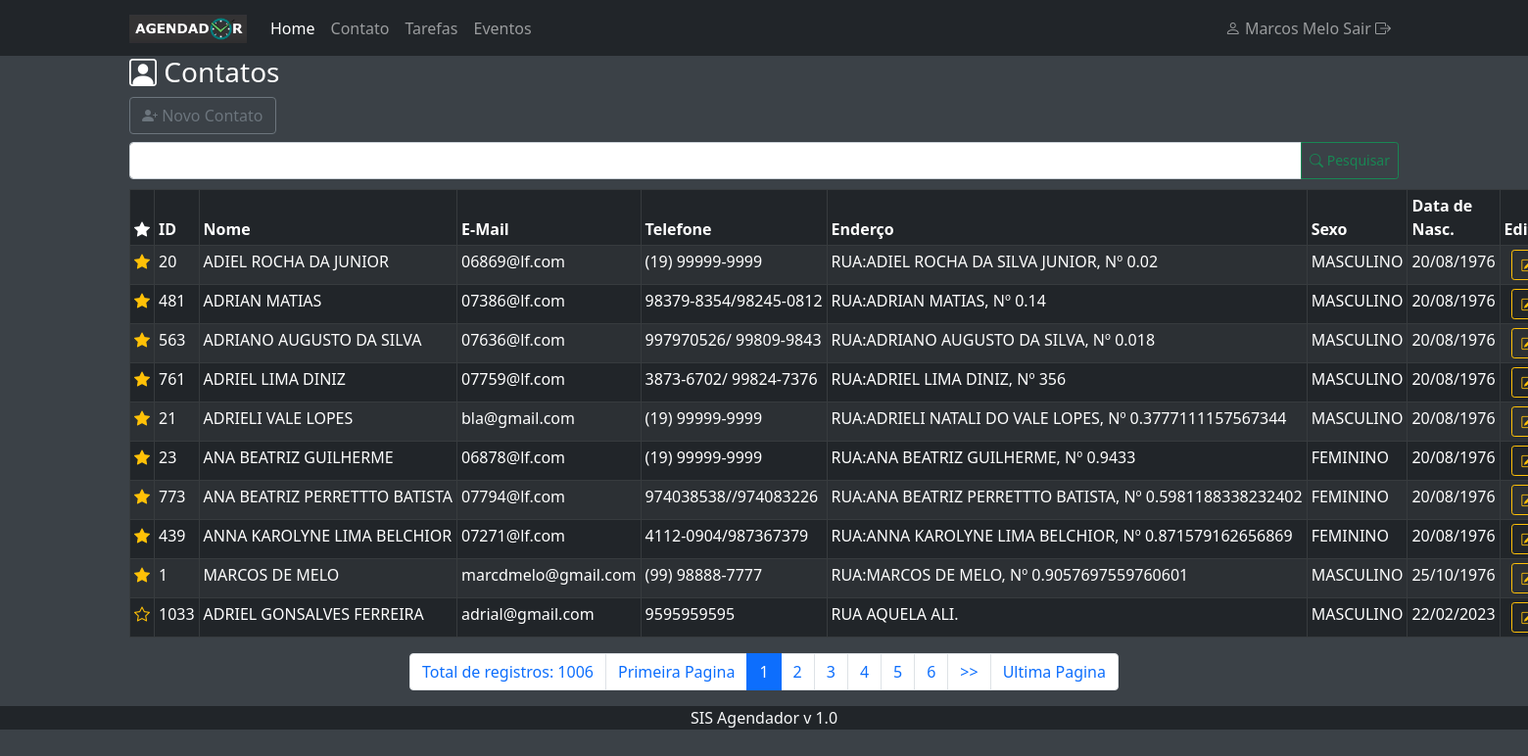
/index.php?menuop=contatos (signed in), run on the app's committed database.
### tables this page shows
CREATE TABLE `tbcontatos` (
  `idContato` int NOT NULL AUTO_INCREMENT,
  `nomeContato` varchar(255) NOT NULL,
  `emailContato` varchar(100) NOT NULL,
  `telefoneContato` varchar(50) NOT NULL,
  `enderecoContato` varchar(200) NOT NULL,
  `sexoContato` char(1) NOT NULL,
  `dataNascContato` date NOT NULL,
  `flagFavoritoContato` tinyint(1) NOT NULL,
  `nomeFotoContato` varchar(255) DEFAULT NULL,
  PRIMARY KEY (`idContato`)
);

### paginas/contatos/contatos.php (the view, shortened to what this page needs)
<?php
$txt_pesquisa = (isset($_POST['txt_pesquisa']))?$_POST['txt_pesquisa']:"";
?>
<header>
    <h3><i class="bi bi-person-square"></i> Contatos</h3>
</header>
<div>
    <a class="btn btn-outline-secondary mb-2" href="?menuop=cad-contato"><i class="bi bi-person-plus-fill"></i> Novo Contato</a>
</div>
<div>
    <form action="index.php?menuop=contatos" method="post">
        <div class="input-group">
            <input class="form-control" type="text" name="txt_pesquisa" value="<?=$txt_pesquisa?>">
            <button class="btn btn-outline-success btn-sm" type="submit"><i class="bi bi-search"></i> Pesquisar</button>
        </div>
    </form>
</div>
<div class="tabela">
<table class="table table-dark table-striped table-bordered table-sm">
    <thead>
        <tr>
            <th>
                <i class="bi bi-star-fill"></i>
            </th>
            <th>ID</th>
            <th>Nome</th>
            <th>E-Mail</th>
            <th>Telefone</th>
            <th>Enderço</th>
            <th>Sexo</th>
            <th>Data de Nasc.</th>
            <th>Editar</th>
        </tr>
    </thead>
    <tbody>
        <?php
            $quantidade = 10;
            $pagina = ( isset($_GET['pagina']) ) ?(int)$_GET['pagina']:1;
            $inicio = ($quantidade * $pagina) - $quantidade;
            $sql = "SELECT
            idContato,
            upper(nomeContato) AS nomeContato,
            lower(emailContato) AS emailContato,
            telefoneContato,
            upper(enderecoContato) AS enderecoContato,
            CASE
                WHEN sexoContato='F' THEN 'FEMININO'
                WHEN sexoContato='M' THEN 'MASCULINO'
            ELSE
                'NÃO ESPECIFICADO'
            END AS sexoContato,
            DATE_FORMAT(dataNascContato, '%d/%m/%Y') AS dataNascContato,
            flagFavoritoContato
            FROM tbcontatos
            WHERE
            idContato = '{$txt_pesquisa}' or
            nomeContato LIKE '%{$txt_pesquisa}%'
            or
            telefoneContato LIKE '%{$txt_pesquisa}%'
            ORDER BY flagFavoritoContato DESC, nomeContato ASC
            LIMIT $inicio, $quantidade
            ";
            $rs = mysqli_query($conexao,$sql)
            or die("Erro ao executar a consulta! Erro:" . mysqli_error($conexao));
            while($dados = mysqli_fetch_assoc($rs)){
        ?>
        <tr>
            <td>
                <?php
                if($dados["flagFavoritoContato"]==1){
                    echo "<a href=\"#\" class=\"flagFavoritoContato link-warning\" title=\"Favorito\" id=\"{$dados["idContato"]}\">
                    <i class=\"bi bi-star-fill\"></i>
                    </a>";
                }else{
                    echo "<a href=\"#\" class=\"flagFavoritoContato link-warning\" title=\"Não Favorito\" id=\"{$dados["idContato"]}\">
                    <i class=\"bi bi-star\"></i>
                    </a>";
                }
                ?>
            </td>
            <td><?=$dados['idContato']?></td>
            <td class="text-nowrap"><?=$dados['nomeContato']?></td>
            <td class="text-nowrap"><?=$dados['emailContato']?></td>
            <td class="text-nowrap"><?=$dados['telefoneContato']?></td>
            <td class="text-nowrap"><?=$dados['enderecoContato']?></td>
            <td><?=$dados['sexoContato']?></td>
            <td><?=$dados['dataNascContato']?></td>
            <td class="text-center">
                <a class="btn btn-outline-warning btn-sm" href="index.php?menuop=editar-contato&idContato=<?=$dados['idContato']?>"><i class="bi bi-pencil-square"></i></a>
            </td>
        </tr>
        <?php
        }
        ?>
    </tbody>
</table>
</div>
<ul class="pagination justify-content-center">
<?php
        $sqlTotal = "SELECT idContato FROM tbcontatos";
        $qrTotal = mysqli_query($conexao,$sqlTotal) or die(mysqli_error($conexao));
        $numTotal = mysqli_num_rows($qrTotal);
        $totalPagina = ceil($numTotal / $quantidade);
        echo "<li class='page-item'><span class='page-link'>Total de registros: " . $numTotal . " </span></li> ";
        echo '<li class="page-item"><a class="page-link" href="?menuop=contatos&pagina=1">Primeira Pagina</a></li>';
            ?>
            <?php
        for($i=1;$i<=$totalPagina;$i++){
           if($i>=($pagina-5) && $i <= ($pagina+5)){
            if($i==$pagina){
                echo "<li class='page-item active'><span class='page-link'>$i</span></li>";
            }else{
                echo "<li class='page-item'><a class='page-link' href=\"?menuop=contatos&pagina={$i}\"> {$i} </a></li>";
            }
           }
        }
        if($pagina<$totalPagina-5){
            ?>
            <li class="page-item"><a class="page-link" href="?menuop=contatos&pagina=<?php echo $pagina+1?>">>></a></li>
            <?php
        }
        echo "<li class='page-item'> <a class='page-link' href=\"?menuop=contatos&pagina=$totalPagina\">Ultima Pagina</a></li>";
?>
</ul>

### index.php (shortened to what this page needs)
<?php
    include("./db/conexao.php");
    if(isset($_SESSION["loginUser"]) and isset($_SESSION["senhaUser"]) ){
        $nomeUser = $_SESSION["nomeUser"];
    }else{
        header('Location: login.php');
        exit();
    }
?>
<!DOCTYPE html>
<html lang="pt-br">
<head>
    <link href="https://cdn.jsdelivr.net/npm/bootstrap@5.1.0/dist/css/bootstrap.min.css" rel="stylesheet">
    <link rel="stylesheet" href="./css/estilo-padrao.css">
    <link rel="stylesheet" href="https://cdn.jsdelivr.net/npm/bootstrap-icons@1.5.0/font/bootstrap-icons.css">
</head>
<body>
    <header class="bg-dark">
        <div class="container">
            <nav class="navbar navbar-expand-lg navbar-dark bg-dark">
                <a href="#" class="navbar-brand">
                    <img src="./img/logo_agendador.png" alt="sis-Agendador" width="120">
                </a>
                <div class="collapse navbar-collapse" id="conteudoNavbarSuportado">
                    <ul class="navbar-nav mr-auto">
                        <li class="nav-item"><a href="index.php?menuop=home" class="nav-link active">Home</a></li>
                        <li class="nav-item"><a href="index.php?menuop=contatos" class="nav-link">Contato</a></li>
                        <li class="nav-item"><a href="index.php?menuop=tarefas" class="nav-link">Tarefas</a></li>
                        <li class="nav-item"><a href="index.php?menuop=eventos" class="nav-link">Eventos</a></li>
                    </ul>
                    <div class="navbar-nav w-100 justify-content-end">
                        <a href="logout.php" class="nav-link">
                            <i class="bi bi-person"></i>
                            <?=$nomeUser?> Sair <i class="bi bi-box-arrow-right"></i>
                        </a>
                    </div>
                </div>
            </nav>
        </div>
    </header>
    <main>
   <div class="container">
<?php
    $menuop = (isset($_GET['menuop']))?$_GET['menuop']:'home';
    switch($menuop){
        case 'contatos':
            include("./paginas/contatos/contatos.php");
            break;
   }
?>
</div>
    </main>
    <footer class="container-fluid bg-dark text-light">
        <div class="text-center">SIS Agendador v 1.0</div>
    </footer>
</body>
</html>

### css/estilo-padrao.css (style rules this page uses)
body { background-color: #3b4147; color: white; }
.tabela { margin-top:10px ; }

### data on the page
tbcontatos: idContato "20", nomeContato "ADIEL ROCHA DA JUNIOR", emailContato "06869@lf.com", telefoneContato "(19) 99999-9999", enderecoContato "RUA:ADIEL ROCHA DA SILVA JUNIOR, Nº 0.02", sexoContato "MASCULINO", dataNascContato "20/08/1976"
tbcontatos: idContato "481", nomeContato "ADRIAN MATIAS", emailContato "07386@lf.com", telefoneContato "98379-8354/98245-0812", enderecoContato "RUA:ADRIAN MATIAS, Nº 0.14", sexoContato "MASCULINO", dataNascContato "20/08/1976"
tbcontatos: idContato "563", nomeContato "ADRIANO AUGUSTO DA SILVA", emailContato "07636@lf.com", telefoneContato "997970526/ 99809-9843", enderecoContato "RUA:ADRIANO AUGUSTO DA SILVA, Nº 0.018", sexoContato "MASCULINO", dataNascContato "20/08/1976"
tbcontatos: idContato "761", nomeContato "ADRIEL LIMA DINIZ", emailContato "07759@lf.com", telefoneContato "3873-6702/ 99824-7376", enderecoContato "RUA:ADRIEL LIMA DINIZ, Nº 356", sexoContato "MASCULINO", dataNascContato "20/08/1976"
tbcontatos: idContato "21", nomeContato "ADRIELI VALE LOPES", emailContato "bla@gmail.com", telefoneContato "(19) 99999-9999", enderecoContato "RUA:ADRIELI NATALI DO VALE LOPES, Nº 0.3777111157567344", sexoContato "MASCULINO", dataNascContato "20/08/1976"
tbcontatos: idContato "23", nomeContato "ANA BEATRIZ GUILHERME", emailContato "06878@lf.com", telefoneContato "(19) 99999-9999", enderecoContato "RUA:ANA BEATRIZ GUILHERME, Nº 0.9433", sexoContato "FEMININO", dataNascContato "20/08/1976"
tbcontatos: idContato "773", nomeContato "ANA BEATRIZ PERRETTTO BATISTA", emailContato "07794@lf.com", telefoneContato "974038538//974083226", enderecoContato "RUA:ANA BEATRIZ PERRETTTO BATISTA, Nº 0.5981188338232402", sexoContato "FEMININO", dataNascContato "20/08/1976"
tbcontatos: idContato "439", nomeContato "ANNA KAROLYNE LIMA BELCHIOR", emailContato "07271@lf.com", telefoneContato "4112-0904/987367379", enderecoContato "RUA:ANNA KAROLYNE LIMA BELCHIOR, Nº 0.871579162656869", sexoContato "FEMININO", dataNascContato "20/08/1976"
tbcontatos: idContato "1", nomeContato "MARCOS DE MELO", emailContato "marcdmelo@gmail.com", telefoneContato "(99) 98888-7777", enderecoContato "RUA:MARCOS DE MELO, Nº 0.9057697559760601", sexoContato "MASCULINO", dataNascContato "25/10/1976"
tbcontatos: idContato "1033", nomeContato "ADRIEL GONSALVES FERREIRA", emailContato "adrial@gmail.com", telefoneContato "9595959595", enderecoContato "RUA AQUELA ALI.", sexoContato "MASCULINO", dataNascContato "22/02/2023"

### other printed values
$nomeUser "Marcos Melo"
$numTotal "1006"
